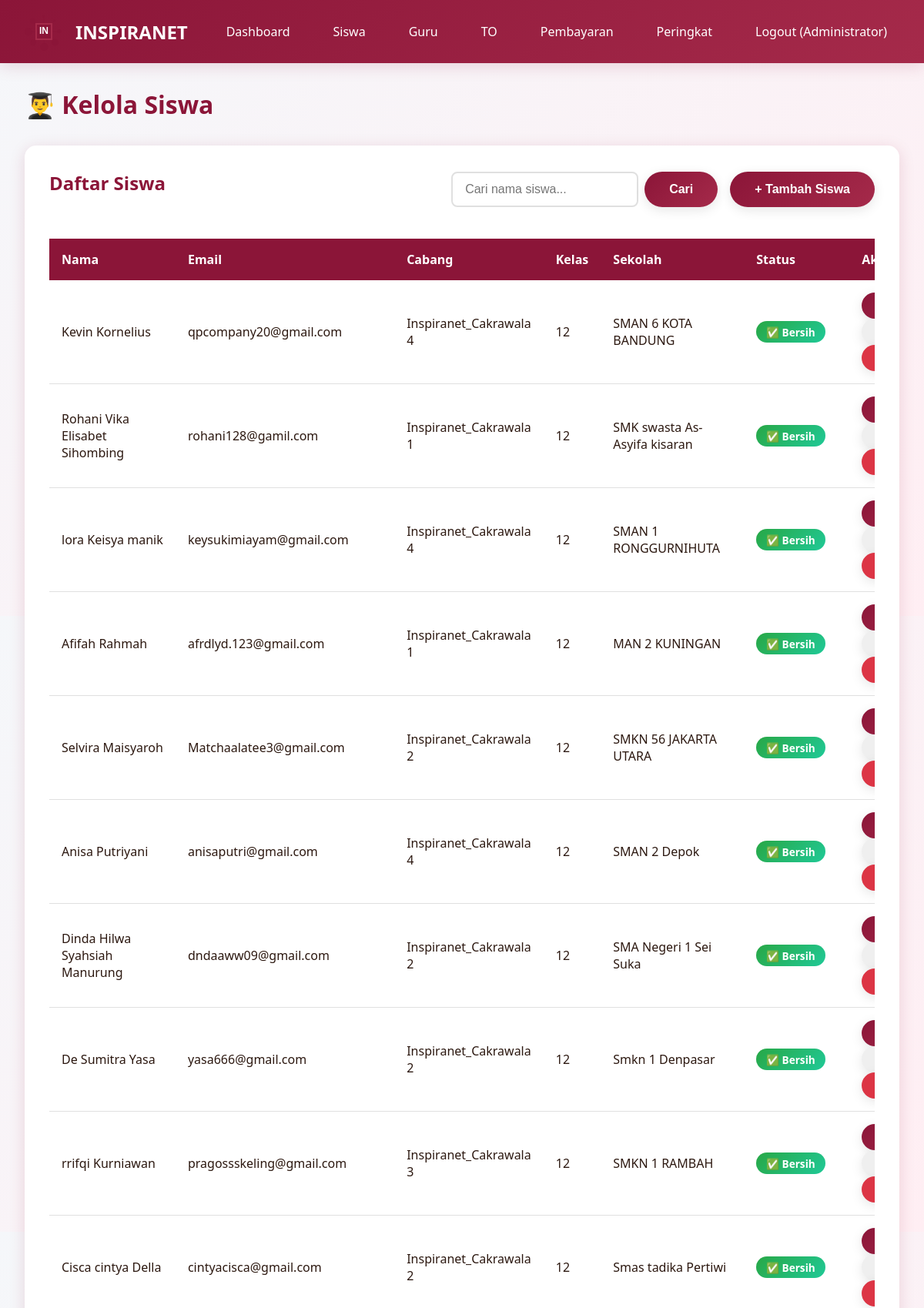
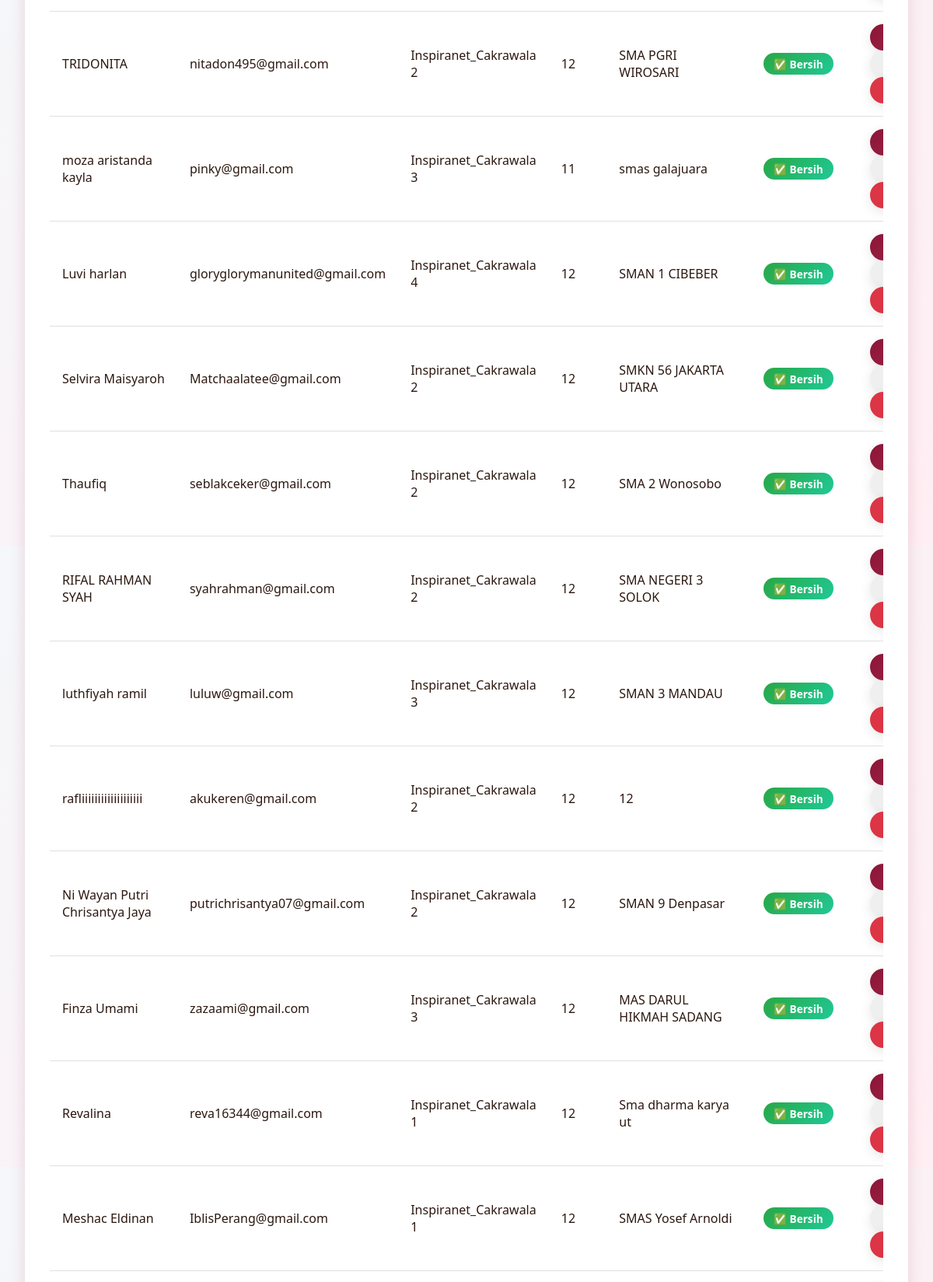
/admin/students (signed in, upper part), run on the app's committed database (2 pictures, top to bottom).
### models.py (models this page shows, shortened)
class User(UserMixin, db.Model):
    __tablename__ = 'users'
    id = db.Column(db.Integer, primary_key=True)
    email = db.Column(db.String(120), unique=True, nullable=False)
    password_hash = db.Column(db.String(255), nullable=False)
    full_name = db.Column(db.String(100), nullable=False)
    role = db.Column(db.String(20), nullable=False, default='student')
    inspira_branch = db.Column(db.String(50), nullable=True)
    class_level = db.Column(db.String(20), nullable=True)
    school_name = db.Column(db.String(150), nullable=True)
    phone_number = db.Column(db.String(20), nullable=True)
    profile_photo = db.Column(db.String(255), nullable=True)
    created_at = db.Column(db.DateTime, default=datetime.utcnow)
    exam_attempts = db.relationship('ExamAttempt', backref='user', lazy=True, cascade='all, delete-orphan')
    payments = db.relationship('Payment', backref='user', lazy=True, cascade='all, delete-orphan')
    leaderboard_entries = db.relationship('Leaderboard', backref='user', lazy=True, cascade='all, delete-orphan')

### app.py (the view)
@app.route('/admin/students')
@login_required
def admin_students():
    if current_user.role != 'admin':
        flash('Akses ditolak!', 'danger')
        return redirect(url_for('index'))
    search_query = request.args.get('search', '')
    if search_query:
        students = User.query.filter(
            User.role == 'student',
            User.full_name.ilike(f'%{search_query}%')
        ).all()
    else:
        students = User.query.filter_by(role='student').all()
    student_cheating_data = {}
    for student in students:
        cheating_count = db.session.query(func.count(ExamAttempt.id)).filter(
            ExamAttempt.user_id == student.id,
            ExamAttempt.cheating_warnings > 0
        ).scalar()
        student_cheating_data[student.id] = cheating_count or 0
    return render_template('admin_students.html',
                         students=students,
                         branches=BRANCHES,
                         search_query=search_query,
                         student_cheating_data=student_cheating_data)

### app.py (called while the page is built)
@login_manager.user_loader
def load_user(user_id):
    return User.query.get(int(user_id))

@app.before_request
def ensure_db():
    if not hasattr(app, '_db_initialized'):
        app._db_initialized = True
        init_database()

### templates/admin_students.html (shortened to what this page needs)
{% extends "base.html" %}
{% block content %}
<h1 style="color: var(--primary-color); margin-bottom: 2rem;">👨‍🎓 Kelola Siswa</h1>
<div class="card">
    <div style="display: flex; justify-content: space-between; align-items: center; margin-bottom: 1.5rem; flex-wrap: wrap; gap: 1rem;">
        <h2>Daftar Siswa</h2>
        <div style="display: flex; gap: 1rem; flex-wrap: wrap;">
            <form method="GET" action="{{ url_for('admin_students') }}" style="display: flex; gap: 0.5rem;">
                <input type="text" name="search" class="form-control" placeholder="Cari nama siswa..." value="{{ search_query or '' }}" style="min-width: 200px;">
                <button type="submit" class="btn btn-primary">Cari</button>
            </form>
            <button onclick="showModal('addStudentModal')" class="btn btn-primary">+ Tambah Siswa</button>
        </div>
    </div>
    <div class="table-responsive">
        <table class="table">
            <thead>
                <tr>
                    <th>Nama</th>
                    <th>Email</th>
                    <th>Cabang</th>
                    <th>Kelas</th>
                    <th>Sekolah</th>
                    <th>Status</th>
                    <th>Aksi</th>
                </tr>
            </thead>
            <tbody>
                {% for student in students %}
                <tr {% if student_cheating_data.get(student.id, 0) > 0 %}style="background-color: #fff3f3;"{% endif %}>
                    <td>{{ student.full_name }}</td>
                    <td>{{ student.email }}</td>
                    <td>{{ student.inspira_branch }}</td>
                    <td>{{ student.class_level }}</td>
                    <td>{{ student.school_name }}</td>
                    <td>
                        {% if student_cheating_data.get(student.id, 0) > 0 %}
                        <span style="background: linear-gradient(135deg, #dc3545 0%, #c82333 100%); color: white; padding: 0.3rem 0.8rem; border-radius: 15px; font-size: 0.85rem; font-weight: bold; display: inline-block;">
                            ⛔ TERDETEKSI CURANG ({{ student_cheating_data.get(student.id) }}x)
                        </span>
                        {% else %}
                        <span style="background: linear-gradient(135deg, #28a745 0%, #20c997 100%); color: white; padding: 0.3rem 0.8rem; border-radius: 15px; font-size: 0.85rem; font-weight: bold; display: inline-block;">
                            ✅ Bersih
                        </span>
                        {% endif %}
                    </td>
                    <td>
                        <button
                            class="btn btn-primary student-detail-btn"
                            style="padding: 0.5rem 1rem; margin-right: 0.5rem;"
                            data-id="{{ student.id }}"
                            data-name="{{ student.full_name }}"
                            data-email="{{ student.email }}"
                            data-branch="{{ student.inspira_branch }}"
                            data-class="{{ student.class_level }}"
                            data-school="{{ student.school_name }}"
                            data-phone="{{ student.phone_number or '-' }}"
                            data-created="{{ student.created_at.strftime('%d/%m/%Y %H:%M') }}">
                        </button>
                        <button
                            class="btn btn-warning student-edit-btn"
                            style="padding: 0.5rem 1rem; margin-right: 0.5rem;"
                            data-id="{{ student.id }}"
                            data-name="{{ student.full_name }}"
                            data-email="{{ student.email }}"
                            data-branch="{{ student.inspira_branch }}"
                            data-class="{{ student.class_level }}"
                            data-school="{{ student.school_name }}"
                            data-phone="{{ student.phone_number or '' }}">
                        </button>
                        <form method="POST" action="{{ url_for('admin_delete_student', id=student.id) }}" style="display: inline;" data-confirm-delete>
                            <button type="submit" class="btn btn-danger" style="padding: 0.5rem 1rem;">Hapus</button>
                        </form>
                    </td>
                </tr>
                {% endfor %}
            </tbody>
        </table>
    </div>
</div>
{% endblock %}

### templates/base.html (shortened to what this page needs)
<!DOCTYPE html>
<html lang="id">
<head>
    <link rel="stylesheet" href="{{ url_for('static', filename='css/style.css') }}">
</head>
<body>
    <nav class="navbar">
        <div class="container">
            <a href="{{ url_for('index') }}" class="navbar-brand">
                <div id="logo-animation" class="logo-container"></div>
                <span>INSPIRANET</span>
            </a>
            <ul class="navbar-nav" id="navbarMenu">
                {% if current_user.is_authenticated %}
                    {% if current_user.role == 'admin' %}
                        <li><a href="{{ url_for('admin_dashboard') }}" onclick="closeMobileMenu()">Dashboard</a></li>
                        <li><a href="{{ url_for('admin_students') }}" onclick="closeMobileMenu()">Siswa</a></li>
                        <li><a href="{{ url_for('admin_teachers') }}" onclick="closeMobileMenu()">Guru</a></li>
                        <li><a href="{{ url_for('admin_exams') }}" onclick="closeMobileMenu()">TO</a></li>
                        <li><a href="{{ url_for('admin_payments') }}" onclick="closeMobileMenu()">Pembayaran</a></li>
                    {% else %}
                        <li><a href="{{ url_for('student_dashboard') }}" onclick="closeMobileMenu()">Dashboard</a></li>
                        <li><a href="{{ url_for('student_exams') }}" onclick="closeMobileMenu()">Daftar TO</a></li>
                    {% endif %}
                    <li><a href="{{ url_for('all_leaderboards') }}" onclick="closeMobileMenu()">Peringkat</a></li>
                    <li><a href="{{ url_for('logout') }}" onclick="closeMobileMenu()">Logout ({{ current_user.full_name }})</a></li>
                {% else %}
                    <li><a href="{{ url_for('login') }}" onclick="closeMobileMenu()">Login</a></li>
                    <li><a href="{{ url_for('register') }}" onclick="closeMobileMenu()">Daftar</a></li>
                {% endif %}
            </ul>
        </div>
    </nav>
    <div class="container">
        {% block content %}{% endblock %}
    </div>
</body>
</html>

### static/css/style.css (style rules this page uses)
:root { --primary-color: #8B1538; --secondary-color: #A52A4A; --dark-color: #4A0E1F; --light-color: #FFE5EC; --text-dark: #2C1810; --text-light: #FFFFFF; --shadow: 0 4px 20px rgba(139, 21, 56, 0.15); }
* { margin: 0; padding: 0; box-sizing: border-box; }
body { font-family: 'Segoe UI', Tahoma, Geneva, Verdana, sans-serif; background: linear-gradient(135deg, #f5f7fa 0%, #ffeef3 100%); color: var(--text-dark); min-height: 100vh; }
.navbar { background: linear-gradient(135deg, var(--primary-color) 0%, var(--secondary-color) 100%); padding: 1rem 0; box-shadow: var(--shadow); position: sticky; top: 0; z-index: 1000; }
.navbar .container { max-width: 1200px; margin: 0 auto; padding: 0 2rem; display: flex; justify-content: space-between; align-items: center; }
.navbar-brand { display: flex; align-items: center; gap: 1rem; color: var(--text-light); text-decoration: none; font-size: 1.5rem; font-weight: bold; }
.logo-container { position: relative; width: 50px; height: 50px; }
.navbar-nav { display: flex; gap: 1.5rem; list-style: none; align-items: center; }
.navbar-nav a { color: var(--text-light); text-decoration: none; padding: 0.5rem 1rem; border-radius: 5px; transition: all 0.3s ease; }
.container { max-width: 1200px; margin: 2rem auto; padding: 0 2rem; }
.btn { display: inline-block; padding: 0.75rem 2rem; border: none; border-radius: 25px; font-size: 1rem; font-weight: 600; text-decoration: none; cursor: pointer; transition: all 0.3s ease; box-shadow: 0 4px 15px rgba(0, 0, 0, 0.1); }
.btn-primary { background: linear-gradient(135deg, var(--primary-color) 0%, var(--secondary-color) 100%); color: var(--text-light); }
.btn-danger { background: #dc3545; color: white; }
.card { background: white; border-radius: 15px; padding: 2rem; box-shadow: var(--shadow); margin-bottom: 2rem; animation: fadeIn 0.6s ease; }
.card h2 { color: var(--primary-color); margin-bottom: 1rem; }
.form-control { width: 100%; padding: 0.75rem 1rem; border: 2px solid #e0e0e0; border-radius: 8px; font-size: 1rem; transition: all 0.3s ease; }
.table { width: 100%; border-collapse: collapse; margin-top: 1rem; }
.table th { background: var(--primary-color); color: white; padding: 1rem; text-align: left; }
.table td { padding: 1rem; border-bottom: 1px solid #e0e0e0; }
.table-responsive { overflow-x: auto; -webkit-overflow-scrolling: touch; }
.table-responsive table { min-width: 600px; }

### data on the page
User: full_name "Administrator"
User: full_name "Kevin Kornelius", email "qpcompany20@gmail.com", inspira_branch "Inspiranet_Cakrawala 4", class_level "12", school_name "SMAN 6 KOTA BANDUNG", shows "✅ Bersih"
User: full_name "Rohani Vika Elisabet Sihombing", email "rohani128@gamil.com", inspira_branch "Inspiranet_Cakrawala 1", class_level "12", school_name "SMK swasta As-Asyifa kisaran", shows "✅ Bersih"
User: full_name "lora Keisya manik", email "keysukimiayam@gmail.com", inspira_branch "Inspiranet_Cakrawala 4", class_level "12", school_name "SMAN 1 RONGGURNIHUTA", shows "✅ Bersih"
User: full_name "Afifah Rahmah", email "afrdlyd.123@gmail.com", inspira_branch "Inspiranet_Cakrawala 1", class_level "12", school_name "MAN 2 KUNINGAN", shows "✅ Bersih"
User: full_name "Selvira Maisyaroh", email "Matchaalatee3@gmail.com", inspira_branch "Inspiranet_Cakrawala 2", class_level "12", school_name "SMKN 56 JAKARTA UTARA", shows "✅ Bersih"
User: full_name "Anisa Putriyani", email "anisaputri@gmail.com", inspira_branch "Inspiranet_Cakrawala 4", class_level "12", school_name "SMAN 2 Depok", shows "✅ Bersih"
User: full_name "Dinda Hilwa Syahsiah Manurung", email "dndaaww09@gmail.com", inspira_branch "Inspiranet_Cakrawala 2", class_level "12", school_name "SMA Negeri 1 Sei Suka", shows "✅ Bersih"
User: full_name "De Sumitra Yasa", email "yasa666@gmail.com", inspira_branch "Inspiranet_Cakrawala 2", class_level "12", school_name "Smkn 1 Denpasar", shows "✅ Bersih"
User: full_name "rrifqi Kurniawan", email "pragossskeling@gmail.com", inspira_branch "Inspiranet_Cakrawala 3", class_level "12", school_name "SMKN 1 RAMBAH", shows "✅ Bersih"
User: full_name "Cisca cintya Della", email "cintyacisca@gmail.com", inspira_branch "Inspiranet_Cakrawala 2", class_level "12", school_name "Smas tadika Pertiwi", shows "✅ Bersih"
User: full_name "TRIDONITA", email "nitadon495@gmail.com", inspira_branch "Inspiranet_Cakrawala 2", class_level "12", school_name "SMA PGRI WIROSARI", shows "✅ Bersih"
User: full_name "moza aristanda kayla", email "pinky@gmail.com", inspira_branch "Inspiranet_Cakrawala 3", class_level "11", school_name "smas galajuara", shows "✅ Bersih"
User: full_name "Luvi harlan", email "gloryglorymanunited@gmail.com", inspira_branch "Inspiranet_Cakrawala 4", class_level "12", school_name "SMAN 1 CIBEBER", shows "✅ Bersih"
User: full_name "Selvira Maisyaroh", email "Matchaalatee@gmail.com", inspira_branch "Inspiranet_Cakrawala 2", class_level "12", school_name "SMKN 56 JAKARTA UTARA", shows "✅ Bersih"
User: full_name "Thaufiq", email "seblakceker@gmail.com", inspira_branch "Inspiranet_Cakrawala 2", class_level "12", school_name "SMA 2 Wonosobo", shows "✅ Bersih"
User: full_name "RIFAL RAHMAN SYAH", email "syahrahman@gmail.com", inspira_branch "Inspiranet_Cakrawala 2", class_level "12", school_name "SMA NEGERI 3 SOLOK", shows "✅ Bersih"
User: full_name "luthfiyah ramil", email "luluw@gmail.com", inspira_branch "Inspiranet_Cakrawala 3", class_level "12", school_name "SMAN 3 MANDAU", shows "✅ Bersih"
User: full_name "rafliiiiiiiiiiiiiiiiiii", email "akukeren@gmail.com", inspira_branch "Inspiranet_Cakrawala 2", class_level "12", school_name "12", shows "✅ Bersih"
User: full_name "Ni Wayan Putri Chrisantya Jaya", email "putrichrisantya07@gmail.com", inspira_branch "Inspiranet_Cakrawala 2", class_level "12", school_name "SMAN 9 Denpasar", shows "✅ Bersih"
User: full_name "Finza Umami", email "zazaami@gmail.com", inspira_branch "Inspiranet_Cakrawala 3", class_level "12", school_name "MAS DARUL HIKMAH SADANG", shows "✅ Bersih"
User: full_name "Revalina", email "reva16344@gmail.com", inspira_branch "Inspiranet_Cakrawala 1", class_level "12", school_name "Sma dharma karya ut", shows "✅ Bersih"
User: full_name "Meshac Eldinan", email "IblisPerang@gmail.com", inspira_branch "Inspiranet_Cakrawala 1", class_level "12", school_name "SMAS Yosef Arnoldi", shows "✅ Bersih"
